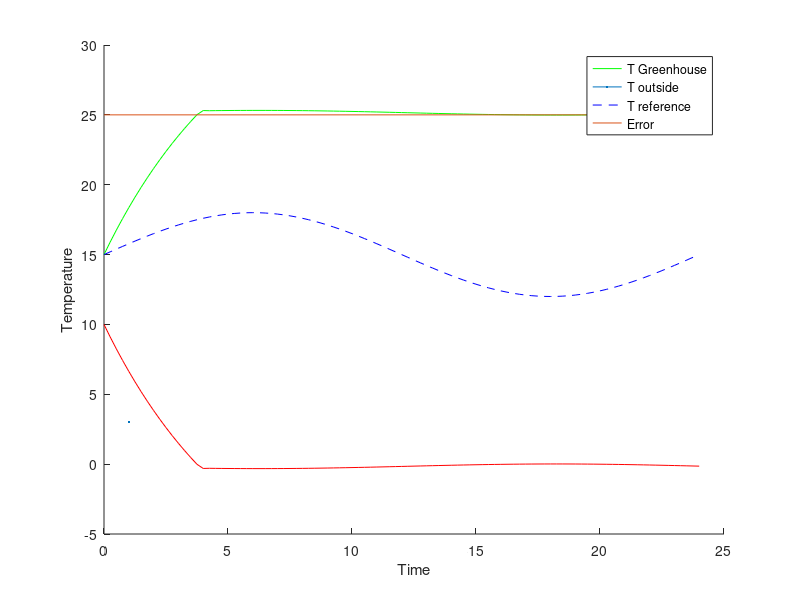
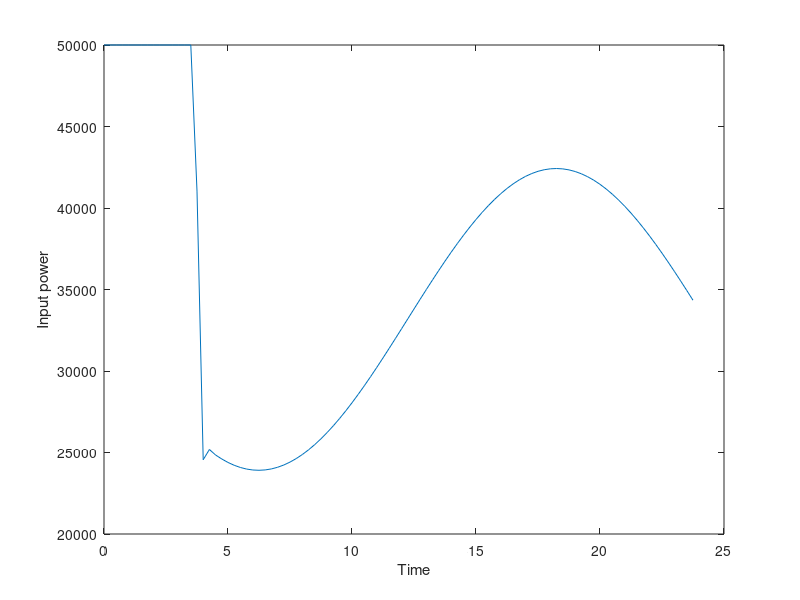
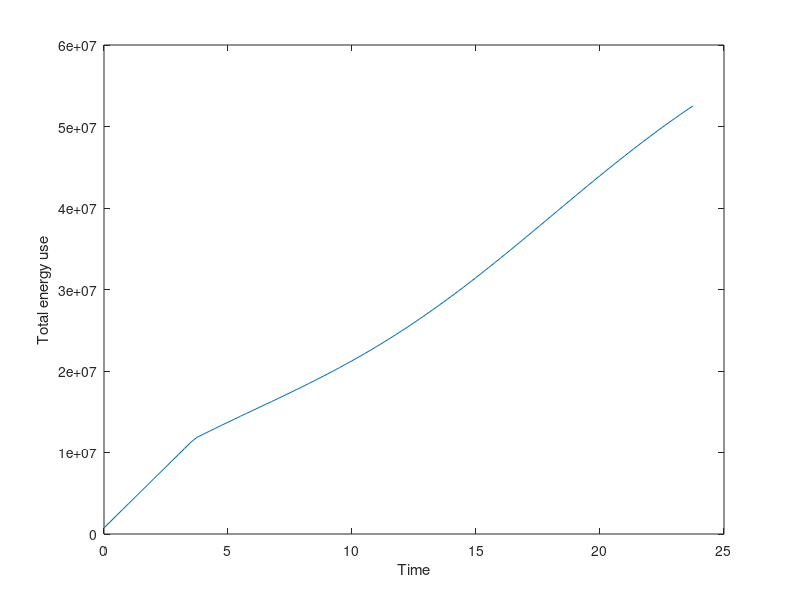

Write MATLAB code to recreate these figures, in order.

%define basic model variables
t_interval = 15 ;
t = 0:t_interval:60*24; % time in kwartieren
minute = 60 ; %seconds
l = length(t) ;

%define parameters of greenhouse design
h_buiten = 100;
h_binnen = 100;
k_wall = 5.7;
A = 30;
cp = 718;
rho = 1.29;
V = 60;
m = rho * V;
Csp = cp*m ;
d_wall = 5 * 10-3;
R_wall = 1/h_buiten + d_wall/k_wall + 1/h_binnen;
h = 1/(R_wall) * A * t_interval*60 ; %overall heat transfer coefficient
Qmax = 50000 ;  %Maximal heating capacity

%define environment
%T_amb = zeros(l) + 10 ; %degrees Celcius, outside temperature
T_amb = 15 + 3*sin(2*pi * t/(24*60)) ;

%define reference and control parameters
Tref = 25  ; %degrees Celsius
k = 2 ; %gain
kf = 1.03 ; %reference gain
k_total = k* 0.5 *m*cp ;

%define state
T(1) = 15 ;  %initial state


%define convection
function Q_conv = conv(Tout, Tin, h)
dT = Tout - Tin ;
Q_conv = h * dT ;
end

%define P-control
function Q_add = heat(Tref, Tin, k, kf, Qmax)    %input
e = kf*Tref - Tin ;
Q_add = min(k*e, Qmax) ;
end

%energy balance and updating
function Tnew = Q(Q_conv, Q_add, Tin, Csp)    %output
Qtotal = Q_conv + Q_add ;
Tnew = Tin + Qtotal/(Csp) ;
end


for i = 1:(l-1)
    Q_conv(i) = conv(T_amb(i), T(i), h) ;
    Q_add(i) = heat(Tref, T(i), k_total, kf, Qmax) ;
    T(i+1) = Q(Q_conv(i), Q_add(i), T(i), Csp) ;
end 

figure;
hold on
plot(t/60, T, "g-", LineWidth=3)
plot(t/60, T_amb, "b--")
plot([0, 24], [Tref, Tref])
plot(t/60, Tref-T, "r")
legend("T Greenhouse", "T outside", "T reference", "Error")
ylabel("Temperature") ; xlabel("Time")

hold off
figure;
plot(t(1:end-1)/60, Q_add)
ylabel("Input power") ; xlabel("Time")

figure;
P = Q_add*t_interval ;
for i = 1:length(Q_add)
    E(i) = sum(P(1:i)) ;
end
plot(t(1:end-1)/60, E)
ylabel("Total energy use") ; xlabel("Time")
